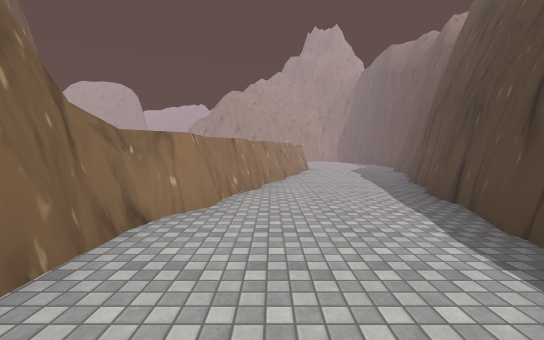
View 1 (above)

16 first-person views from a walk through a Unity game level. The camera is 1.5 m above the floor, tilts 4° down and sees 90° across. The floor is counted in squares, 2 m on a side. Each view is taken from the middle of a square. On the plan, view 1 faces up. The plan holds only what a view shows up to about 10 squares ahead; the rest is blank. The place goes on beyond the plan. The player character is not drawn. Some surface patterns are stand-ins.

View 2
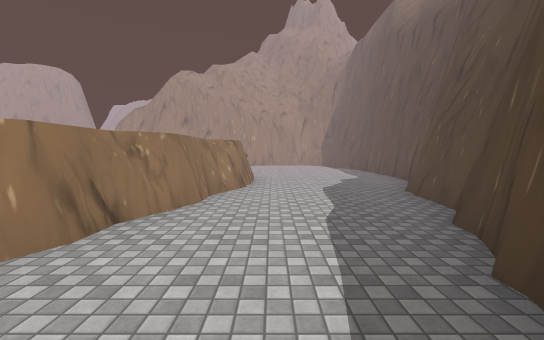

View 3
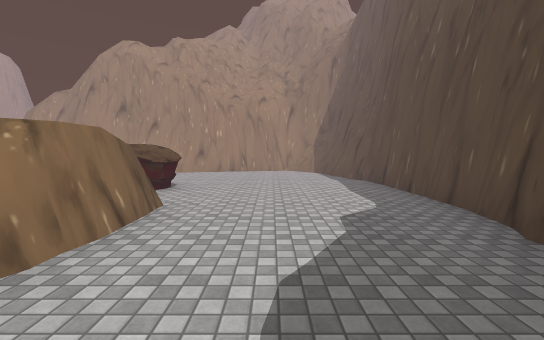

View 4
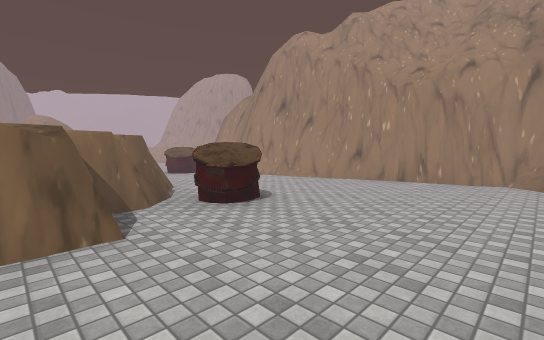

View 5
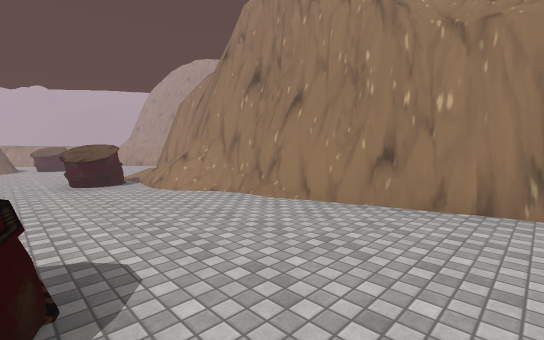

View 6
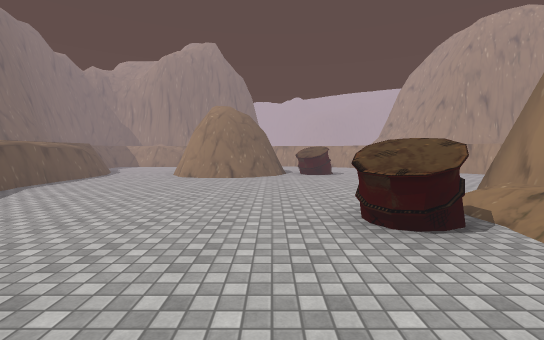

View 7
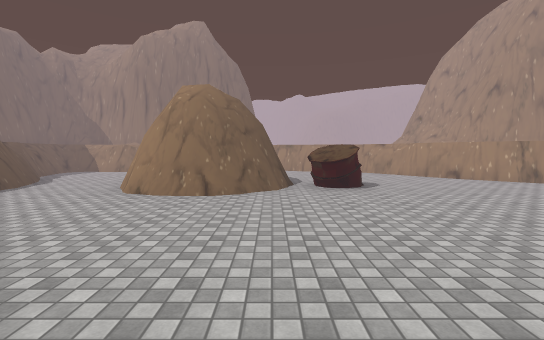

View 8
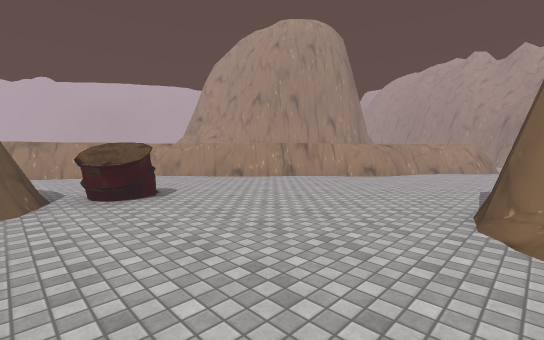

View 9
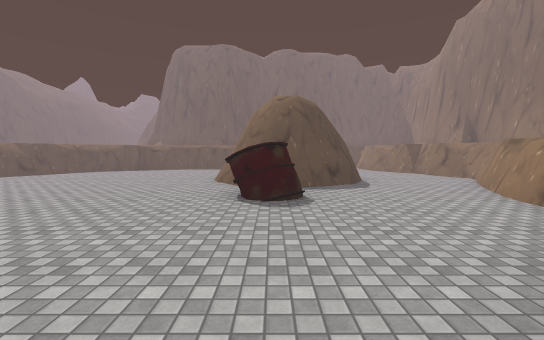

View 10
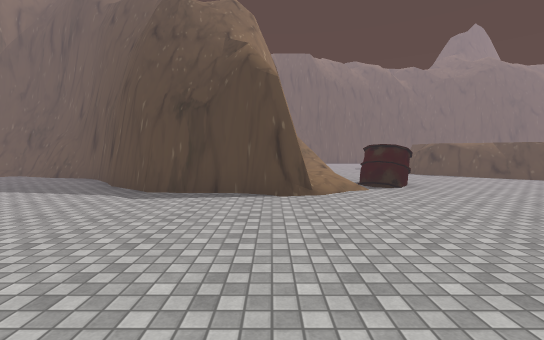

View 11
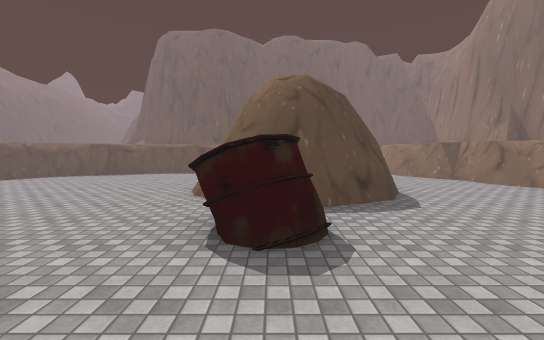

View 12
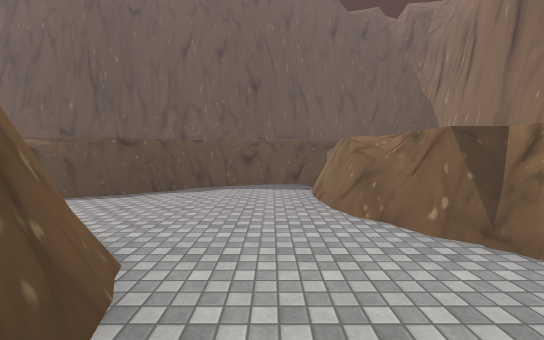

View 13
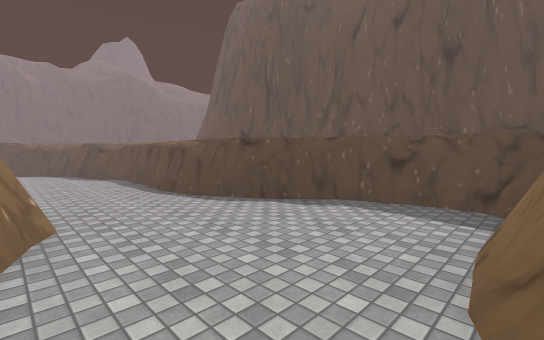

View 14
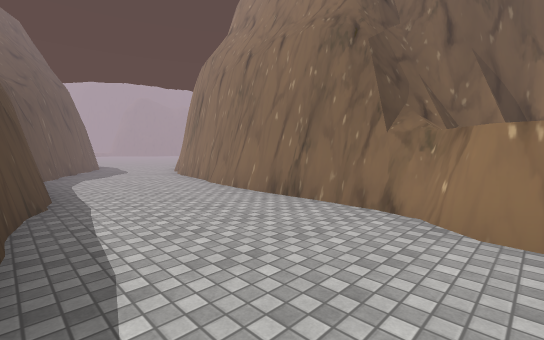

View 15
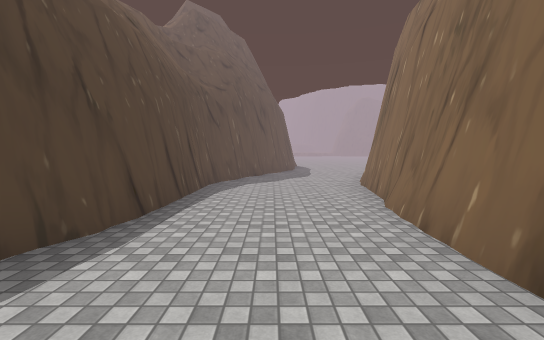

View 16
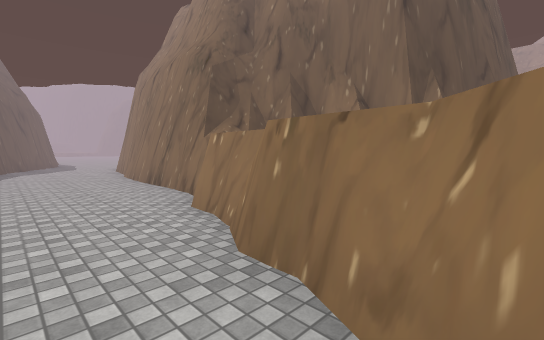

### Floor plan
Key: @ floor where view 1 was taken; # wall or solid block; . floor; / step, stairs or slope; O other object.
Columns run from 17 left of view 1 to 6 right of it. Each row starts with its distance up from view 1.
 25         #.. ..#
 24        ##....##
 23       ##....##
 22      ##....##
 21     ##.....#
 20    ##......#
 19   ##.......#    ######
 18   #........///##......#
 17  ##...O.....O/........#
 16  #....O.....O.........#
 15 ##...##..........OO....#
 14 #...####.......##OO....#
 13 #...####......####.....#
 12 ##...##......##  ##...##
 11  #...........#    #...#
 10  ##........###   ##...#
  9   #..###         #...##
  8   #.##           #...#
  7   ###           ##...#
  6                 #...#
  5                 #...#
  4                ##...#
  3                #....#
  2                #...#
  1                #...#
  0                #.@.#
 -1                #...#
 -2                #...#
 -3                #...#
 -4               ##..##
 -5               #...#
 -6                ..##

Where each view was taken, in squares from view 1:
view 1: 0 up, 0 right, facing up
view 2: 5 up, 2 right, facing up
view 3: 9 up, 3 right, facing up
view 4: 12 up, 4 right, facing up-left
view 5: 15 up, 2 right, facing up-left
view 6: 15 up, 2 left, facing left
view 7: 15 up, 5 left, facing left
view 8: 15 up, 6 left, facing up-left
view 9: 21 up, 11 left, facing down
view 10: 19 up, 11 left, facing right
view 11: 19 up, 11 left, facing down
view 12: 14 up, 14 left, facing down
view 13: 12 up, 15 left, facing down-right
view 14: 4 up, 2 right, facing down-left
view 15: 2 up, 0 right, facing down
view 16: 7 up, 1 right, facing down-left
